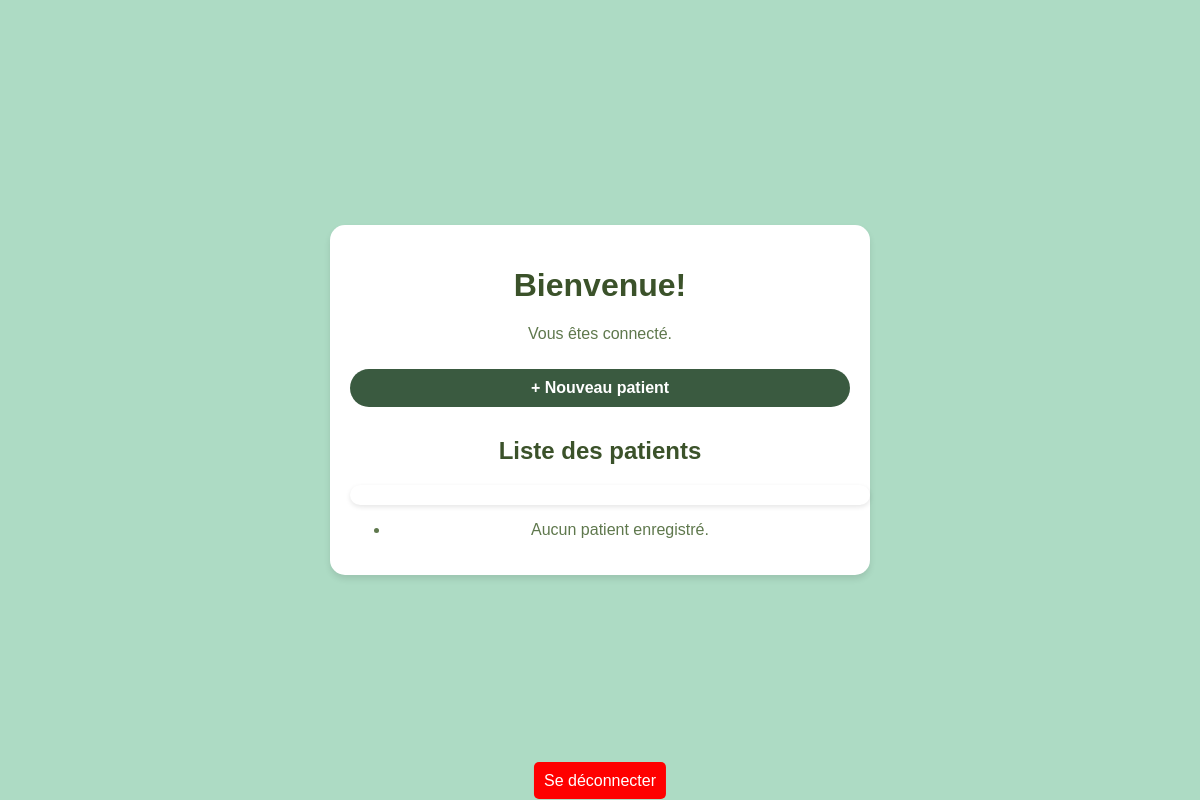
Before: /home (signed in) with the older database file.
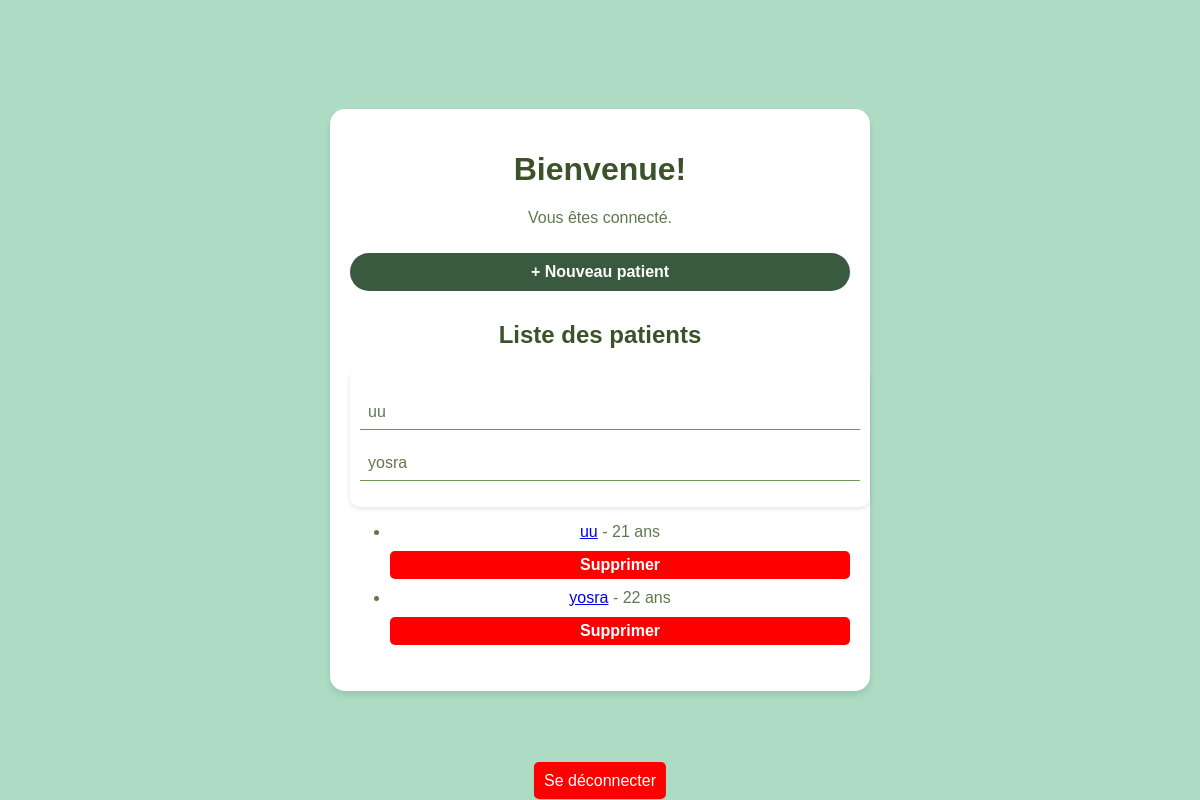
After: the same page with the newer database file.
### models.py (models this page shows)
class Patient(db.Model):
    __tablename__ = 'patients'
    id = db.Column(db.Integer, primary_key=True)
    nom = db.Column(db.String(100), nullable=False)
    age = db.Column(db.Integer, nullable=False)
    chambre = db.Column(db.String(50), nullable=False)
    lit = db.Column(db.String(50), nullable=False)
    email = db.Column(db.String(100), nullable=True)
    image_path = db.Column(db.String(200), nullable=True)
    score_waterlow = db.Column(db.Integer, nullable=True)
    resultat = db.Column(db.String(200), nullable=True)
    timestamp = db.Column(db.DateTime, default=datetime.utcnow)
    notifications_enabled = db.Column(db.Boolean, default=False)
    analyses = db.relationship('Analyse', back_populates='patient', cascade='all, delete')
    user_id = db.Column(db.Integer, db.ForeignKey('users.id', ondelete='CASCADE'), nullable=False)
    user = db.relationship('User', back_populates='patients')

### app.py (the view)
@app.route('/home')
def home():
    if 'email' not in session:
        return redirect(url_for('login'))
    try:
        user = User.query.filter_by(email=session['email']).first_or_404()
        patients = Patient.query.filter_by(user_id=user.id).order_by(Patient.nom.asc()).all()
        return render_template('index.html',
                            name=user.name,
                            patients=patients)
    except Exception as e:
        app.logger.error(f"Erreur accès home : {str(e)}")
        return redirect(url_for('login'))

### templates/index.html (shortened to what this page needs)
<!DOCTYPE html>
<html lang="fr">
<head>
    <link rel="stylesheet" href="{{ url_for('static', filename='style.css') }}">
</head>
<body>
    <div class="container">
        <h1>Bienvenue!</h1>
        <p>Vous êtes connecté.</p>
        <a href="{{ url_for('nouveau_patient') }}">
            <button type="button">+ Nouveau patient</button>
        </a>
        <h2>Liste des patients</h2>
        <div class="patient-list">
            {% for patient in patients %}
                <p>{{ patient.nom }} {{ patient.prenom }}</p>
            {% endfor %}
        </div>
        <ul>
            {% for patient in patients %}
            <li>
                <a href="{{ url_for('patient_details', patient_id=patient.id) }}">{{ patient.nom }}</a> - {{ patient.age }} ans
                <form method="POST" action="{{ url_for('delete_patient', patient_id=patient.id) }}" style="display:inline;">
                    <button type="submit" class="btn btn-danger" style="background-color: red; color: white; padding: 5px 10px; border: none; border-radius: 5px;">Supprimer</button>
                </form>
            </li>
            {% else %}
            <li>Aucun patient enregistré.</li>
            {% endfor %}
        </ul>
    </div>
    <div style="position: fixed; bottom: 10px; left: 50%; transform: translateX(-50%);">
        <a href="/logout" style="background-color: red; color: white; padding: 10px; text-decoration: none; border-radius: 5px;">
            Se déconnecter
        </a>
    </div>
</body>
</html>

### static/style.css (style rules this page uses)
body { background-color: #addbc4; font-family: Arial, sans-serif; color: #5f784d; margin: 0; padding: 0; display: flex; flex-direction: column; align-items: center; justify-content: center; min-height: 100vh; }
.container { width: 90%; max-width: 500px; padding: 20px; background: white; border-radius: 15px; box-shadow: 0px 4px 6px rgba(0, 0, 0, 0.1); text-align: center; }
h1, h2 { color: #3b522a; }
button { background-color: #3A5A40; color: white; padding: 10px 20px; border: none; border-radius: 20px; cursor: pointer; font-size: 16px; margin: 10px 0; width: 100%; }
.patient-list { margin-top: 10px; padding: 10px; background: white; border-radius: 10px; box-shadow: 0px 2px 5px rgba(0, 0, 0, 0.1); text-align: left; width: 100%; }
.patient-list p { padding: 8px; border-bottom: 1px solid #6c9957; }

Changed rows visible on the page:
added Patient: nom "uu", age "21"
added Patient: nom "yosra", age "22"
Other visible differences:
text no longer shown: "Aucun patient enregistré."
